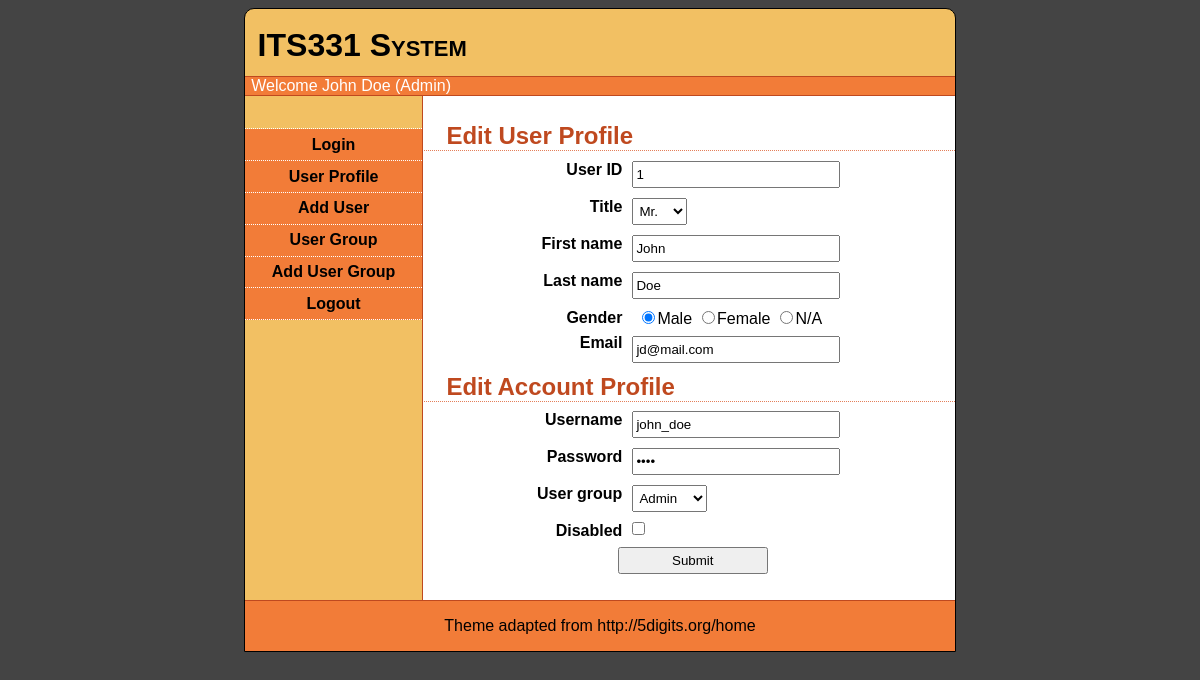
Page /lab11/lab11_ex3/wk3/edit_user.php?userid=1 (signed in) on the committed database.
### tables this page shows
CREATE TABLE IF NOT EXISTS `user` (
  `USER_ID` int(11) NOT NULL auto_increment,
  `USER_TITLE` int(11) NOT NULL,
  `USER_FNAME` varchar(50) NOT NULL,
  `USER_LNAME` varchar(50) NOT NULL,
  `USER_GENDER` int(11) NOT NULL,
  `USER_EMAIL` varchar(50) NOT NULL,
  `USER_NAME` varchar(25) NOT NULL,
  `USER_PASSWD` varchar(25) NOT NULL,
  `USER_GROUPID` int(11) NOT NULL,
  `DISABLE` int(11) NOT NULL,
  PRIMARY KEY  (`USER_ID`)
);

CREATE TABLE IF NOT EXISTS `gender` (
  `GENDER_ID` int(11) NOT NULL auto_increment,
  `GENDER_NAME` varchar(25) NOT NULL,
  PRIMARY KEY  (`GENDER_ID`)
);

### lab11/lab11_ex3/wk3/edit_user.php (the view, shortened to what this page needs)
<?php
require_once('helper.php');
 ?>
<!DOCTYPE html>
<html>
<head>
<link rel="stylesheet" href="default.css">
</head>
<body>
<div id="wrapper">
	<div id="div_header">
		ITS331 System
	</div>
	<div id="div_subhead">
	</div>
	<div id="div_main">
		<div id="div_menu">
		</div>
		<div id="div_content" class="form">
<?php
if(isset($_SESSION['user']) && ($_SESSION['group']==1 || $_SESSION['group']==3))
{
?>
			<?php
				require_once('connect.php');
				$userid = $_GET['userid'];
				$q = "select * from user where USER_ID=$userid";
				$result = $mysqli->query($q);
				$urow = $result->fetch_array();
			?>
			<form action="update_user.php" method="post">
				<h2>Edit User Profile</h2>
				<label>User ID</label>
				<input type="text" name="userid" value="<?=$userid?>" readonly>
				<label>Title</label>
				<select name="title">
					<?php
						$q='select TITLE_ID, TITLE_NAME from title;';
						if($result=$mysqli->query($q)){
							while($row=$result->fetch_array()){
								if($urow['USER_TITLE']==$row['TITLE_ID']){
									$select = 'selected';
								}else{
									$select = '';
								}
								echo '<option value="'.$row[0].'" '. $select.'>'.$row[1].'</option>';
							}
						}else{
							echo 'Query error: '.$mysqli->error;
						}
					?>
				</select>
				<label>First name</label>
				<input type="text" name="firstname" value="<?=$urow['USER_FNAME']?>">
				<label>Last name</label>
				<input type="text" name="lastname" value="<?=$urow['USER_LNAME']?>">
				<label>Gender</label>
					<?php
						$q='select GENDER_ID, GENDER_NAME from gender;';
						if($result=$mysqli->query($q)){
							while($row=$result->fetch_array()){
								if($row['GENDER_ID']==$urow['USER_GENDER']){
									$check = 'checked';
								}else{
									$check = '';
								}
								echo '<input type="radio" name="gender" value="'.$row[0].'" '.$check.'>'.$row[1];
							}
						}else{
							echo 'Query error: '.$mysqli->error;
						}
					?>
				<label>Email</label>
				<input type="text" name="email" value="<?=$urow['USER_EMAIL']?>">
				<h2>Edit Account Profile</h2>
				<label>Username</label>
				<input type="text" name="username" value="<?=$urow['USER_NAME']?>">
				<label>Password</label>
				<input type="password" name="passwd" value="<?=$urow['USER_PASSWD']?>">
				<label>User group</label>
				<select name="usergroup">
					<?php
						$q='select USERGROUP_ID, USERGROUP_NAME from usergroup;';
						if($result=$mysqli->query($q)){
							while($row=$result->fetch_array()){
								if($urow['USER_GROUPID']==$row['USERGROUP_ID']){
									$select = ' selected ';
								}else{
									$select = '';
								}
								echo '<option value="'.$row[0].'"'.$select.'>'.$row[1].'</option>';
							}
						}else{
							echo 'Query error: '.$mysqli->error;
						}
					?>
				</select>
				<label>Disabled</label>
				<?php
					if($urow['DISABLE']){
						$dis = ' checked ';
					}else{
						$dis = '';
					}
				?>
				<input type="checkbox" name="disabled" value="1" <?=$dis?>>
				<div class="center">
					<input type="submit" value="Submit">
				</div>
			</form>
		</div>
<?php
}
else {
	echo "You do not have a permission to access";
}
?>
	</div>
	<div id="div_footer">
	</div>
</div>
</body>
</html>

### lab11/lab11_ex3/wk3/default.css (style rules this page uses)
body { background-color: #444444; font-family:sans-serif; }
div#div_main { position:relative; }
div#div_header { font-size: 2em; font-family: sans-serif; font-weight:700; font-variant:small-caps; padding:0.4em; border-bottom: 1px solid #BF491F; }
div#div_subhead { padding-left: 0.4em; color: white; min-height:0.4em; background-color:#F27C38; border-bottom: 1px solid #BF491F; }
div#div_menu { width: 25%; position:absolute; top:0px; left:0px; bottom:0px; padding-top:1em; border-right: 1px solid #BF491F; }
div#div_content { background-color:white; margin-left:25%; padding:1em 0; min-height: 400px; }
div#div_footer { border-top: 1px solid #BF491F; text-align:center; background-color: #F27C38; padding:1em; }
div#div_footer:after { content: "Theme adapted from http://5digits.org/home"; }
h2 { color: #BF491F; font-weight:bold; margin-top:0.4em; margin-bottom:0.4em; border-bottom:1px dotted #E47F5A; padding-left:1em; }
.form label { display: block; text-align:right; font-weight:bold; width:200px; float:left; margin-right:10px; }
.form input { padding: 4px 2px; margin: 2px 2px 10px 10px; }
.form input[type="text"], .form input[type="password"] { display:block; width:200px; }
.form input[type="submit"] { width:150px; }
.form input[type="checkbox"] { display:block; }
.form select { padding: 4px 2px; display:block; margin: 2px 2px 10px 10px; }
.center { text-align:center; }

### rows in the picture
user: firstname "John", lastname "Doe", email "jd@mail.com", username "john_doe"
gender: GENDER_NAME "Male"
gender: GENDER_NAME "Female"
gender: GENDER_NAME "N/A"

### other values in the picture
$fname "John"
$lname "Doe"
$groupname "Admin"
form field title "Mr."
form field usergroup "Admin"
